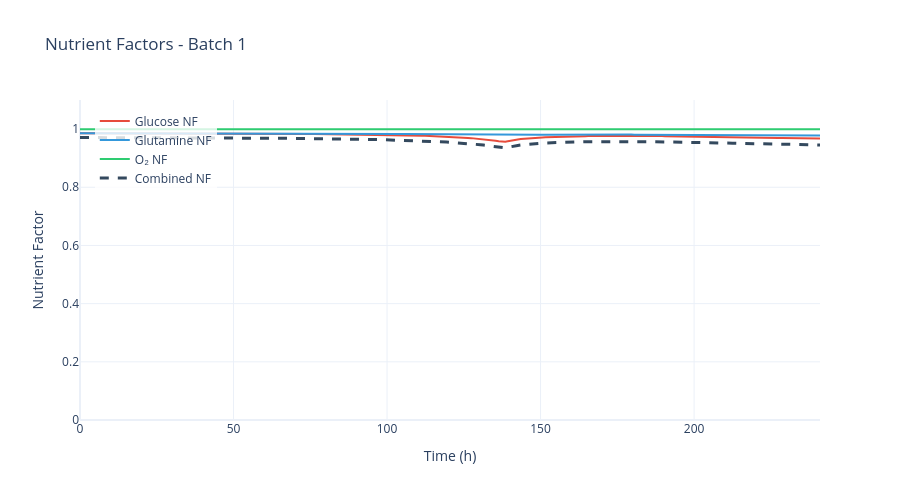

Notebook source saved alongside this figure:
### Markdown cell above
## 5. Kinetic-Behavior Figures

Review nutrient limitation, inhibition, kinetic rates, and stoichiometric yields for the selected batch.

### Code cell
# Nutrient limitation factors (Monod terms)
fig = data.plot_nutrient_factors(batch_number=BATCH_NUMBER)
fig.show()

### Figure 1 — Plotly figure (JSON) as saved in the notebook; plotly's stock layout.template omitted (floating-point values rounded to 4 significant figures; data arrays with more than 128 entries replaced by an {"elided": "..."} marker saying what was removed)
{"data": [{"line": {"color": "#E74C3C", "width": 2}, "mode": "lines", "name": "Glucose NF", "type": "scatter", "x": {"elided": "275 float values"}, "y": {"elided": "275 float values"}}, {"line": {"color": "#3498DB", "width": 2}, "mode": "lines", "name": "Glutamine NF", "type": "scatter", "x": {"elided": "275 float values"}, "y": {"elided": "275 float values"}}, {"line": {"color": "#2ECC71", "width": 2}, "mode": "lines", "name": "O₂ NF", "type": "scatter", "x": {"elided": "275 float values"}, "y": {"elided": "275 float values"}}, {"line": {"color": "#34495E", "dash": "dash", "width": 3}, "mode": "lines", "name": "Combined NF", "type": "scatter", "x": {"elided": "275 float values"}, "y": {"elided": "275 float values"}}], "layout": {"height": 500, "hovermode": "x unified", "legend": {"bgcolor": "rgba(255,255,255,0.8)", "x": 0.02, "y": 0.98}, "title": {"text": "Nutrient Factors - Batch 1"}, "width": 900, "xaxis": {"title": {"text": "Time (h)"}}, "yaxis": {"range": [0, 1.1], "title": {"text": "Nutrient Factor"}}}}
